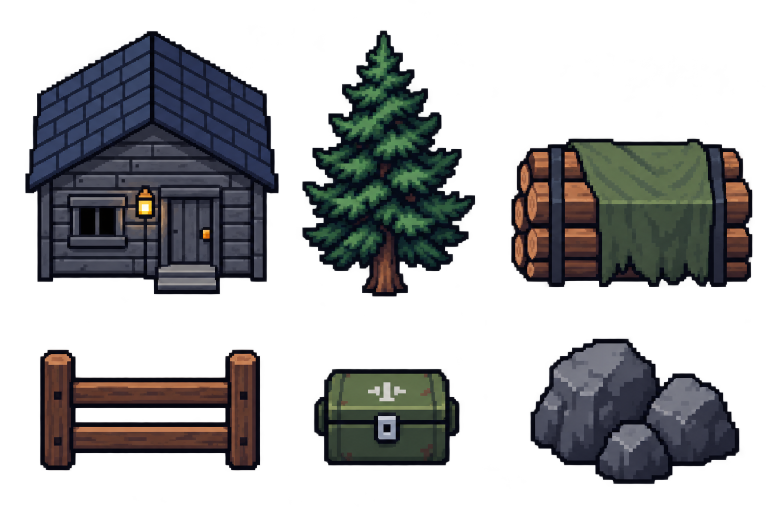
#> input picture assets/art/forest_post/props.png, 1536 x 1024 px (shown at 1/2 size)
$ python build_forest_art.py
#> lines starting #> are read from the running program, lines starting #| are printed output that depends on the picture
"""Rebuild Godot atlas resources from unchanged generated PNGs (Pillow read-only).

Run from the repository with Python + Pillow. No PNG is resized, recolored,
cropped or overwritten: AtlasTexture regions/margins only describe Godot views.
"""
from pathlib import Path
import hashlib
import json
from PIL import Image

ROOT = Path(__file__).resolve().parents[1]
ART = ROOT / 'assets/art/forest_post'
OUT = ROOT / 'resources/art/forest_post'
OUT.mkdir(parents=True, exist_ok=True)


def save(name, text):
    (OUT / name).write_text(text.strip() + '\n', encoding='utf-8')


def rect(values):
    return 'Rect2(%s)' % ', '.join(str(v) for v in values)


def alpha_bounds(image, box):
    # Inspect alpha to describe the region; never save an edited image.
    alpha = image.getchannel('A').crop(box)
    bounds = alpha.point(lambda value: 255 if value > 150 else 0).getbbox()
    if bounds is None:
        raise ValueError(f'No opaque sprite in {box}')
    left, top, right, bottom = bounds
    return [box[0] + left - 2, box[1] + top - 2, right - left + 4, bottom - top + 4]


layout = {}
props = Image.open(ART / 'props.png')
#> props is the input picture: PIL image 1536x1024 RGBA; mean R, G, B, A 31.4, 32.1, 34.8, 103.3
for name, box in {
    'hut': (28, 32, 570, 612),
    'pine': (585, 32, 984, 615),
    'logs': (1008, 250, 1536, 616),
    'fence': (64, 670, 545, 977),
    'chest': (604, 704, 956, 978),
    'rocks': (1032, 648, 1528, 1000),
}.items():
    region = alpha_bounds(props, box)
    layout[name] = region
    save(name + '.tres', f'''[gd_resource type="AtlasTexture" load_steps=2 format=3]

[ext_resource type="Texture2D" path="res://assets/art/forest_post/props.png" id="1"]

[resource]
atlas = ExtResource("1")
region = {rect(region)}
filter_clip = true
''')
#> this loop made 6 passes
#> (left in alpha_bounds, top in alpha_bounds, right in alpha_bounds, bottom in alpha_bounds, region) on passes 1 to 6: (23, 30, 529, 556, [49, 60, 510, 530]), (20, 30, 365, 561, [603, 60, 349, 535]), (15, 28, 496, 324, [1021, 276, 485, 300]), (17, 30, 456, 270, [79, 698, 443, 244]), (25, 34, 315, 227, [627, 736, 294, 197]), (29, 30, 446, 320, [1059, 676, 421, 294])
#> pass 1, in alpha_bounds, `alpha = image.getchannel('A').crop(box)`:
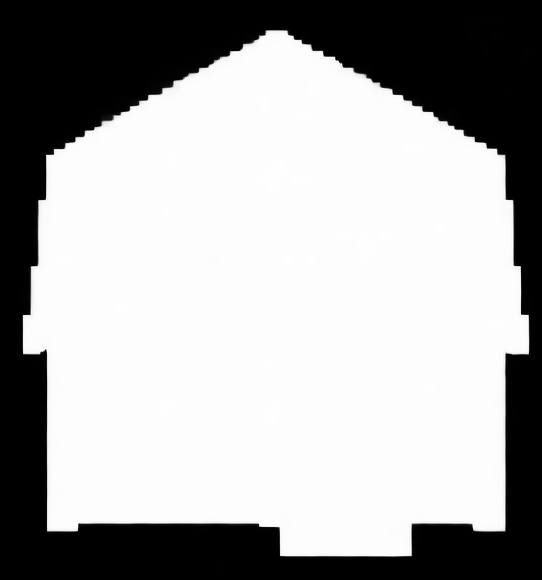
#> alpha: PIL image 542x580 L; min 0, max 254, mean 167
#> pass 2, in alpha_bounds (call 2), `alpha = image.getchannel('A').crop(box)`:
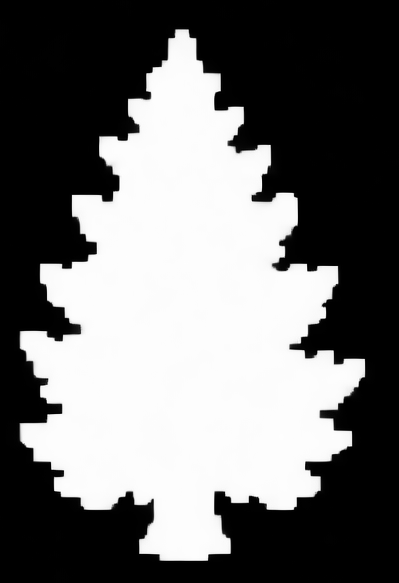
#> alpha: PIL image 399x583 L; min 0, max 254, mean 111
#> pass 3, in alpha_bounds (call 3), `alpha = image.getchannel('A').crop(box)`:
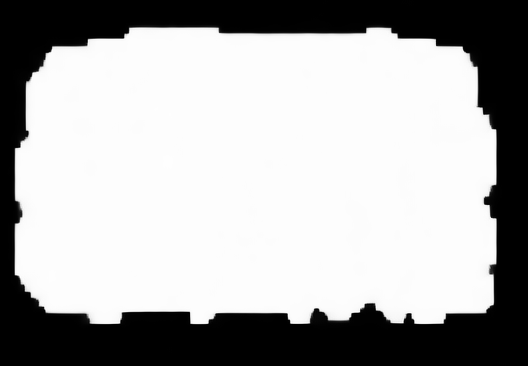
#> alpha: PIL image 528x366 L; min 0, max 254, mean 170.3
#> after the loop, layout = {'hut': [49, 60, 510, 530], 'pine': [603, 60, 349, 535], 'logs': [1021, 276, 485, 300], 'fence': [79, 698, 443, 244], 'chest': [627, 736, 294, 197], 'rocks': [1059, 676, 421, 294]}

for actor in ('scout', 'guard'):
#> (the run stopped early here; a loop or call above may not have finished)
